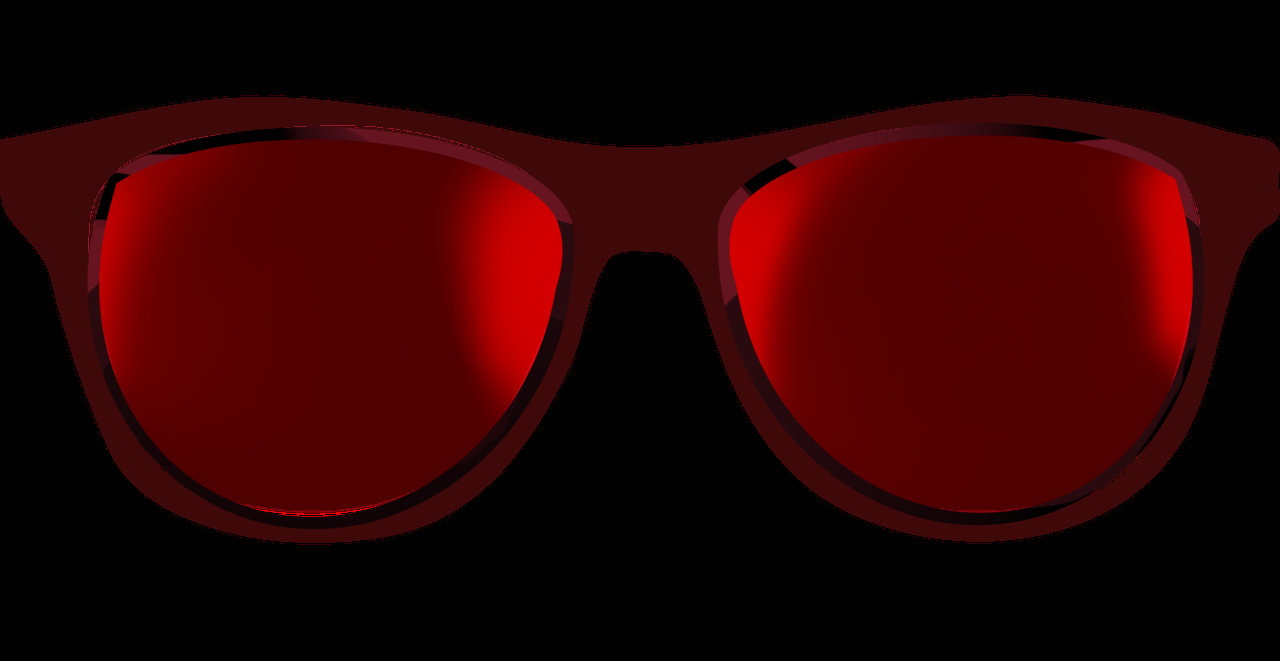
#> input picture VIVIER_RANDRIAMITANDRINA_Projet/sunglasses.png, 1280 x 661 px
$ python test_lunnette.py
#> lines starting #> are read from the running program, lines starting #| are printed output that depends on the picture
import cv2
import numpy as np

# Charger les images
sunglasses = cv2.imread('sunglasses.png')
#> sunglasses is the input picture: shape (661, 1280, 3); mean B, G, R 1.8, 1.5, 43.3
alpha_sunglasses = cv2.imread('alpha_sunglasses.png')
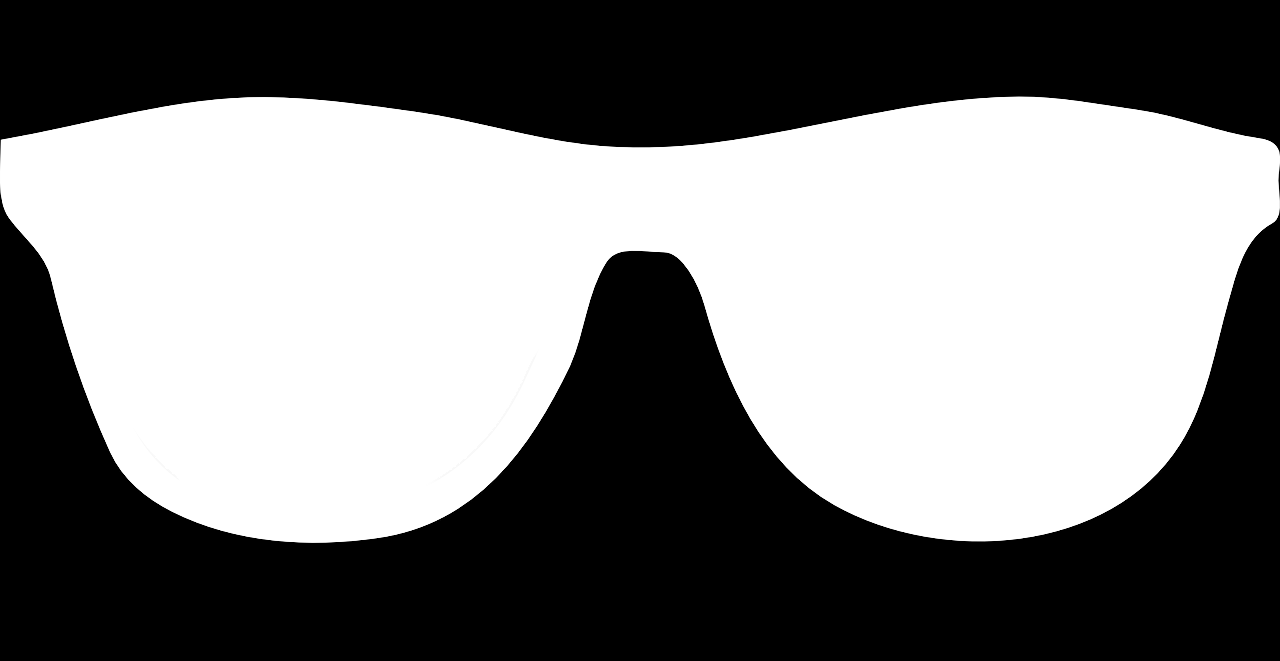
#> input picture VIVIER_RANDRIAMITANDRINA_Projet/alpha_sunglasses.png, 1280 x 661 px
#> alpha_sunglasses is the input picture: shape (661, 1280, 3); min 0, max 255, mean 126.6

# Initialiser la capture vidéo
cap = cv2.VideoCapture(0)

while cap.isOpened():
    ret, frame = cap.read()
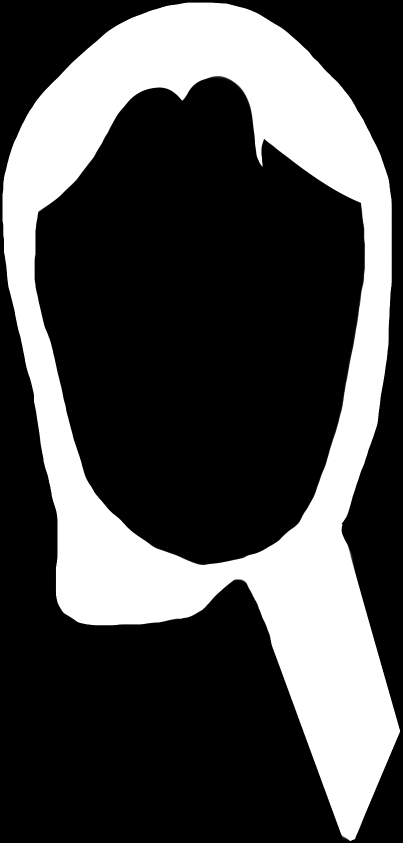
#> input picture VIVIER_RANDRIAMITANDRINA_Projet/alpha_scarf.PNG, 805 x 1685 px, given in place of the camera (shown at 1/2 size)
#> frame is the input picture: shape (1685, 805, 3); mean B, G, R 74, 74, 74
    # if frame is read correctly ret is True
    if not ret:
        print("Can't receive frame (stream end?). Exiting ...")
        break

    # Convertir en niveaux de gris
    p1 = frame
    p1_gray = cv2.cvtColor(p1, cv2.COLOR_BGR2GRAY)

    # Détection des visages
    face_cascade = cv2.CascadeClassifier('haarcascade_frontalface_alt.xml')
    eyes_cascade = cv2.CascadeClassifier('haarcascade_eye_tree_eyeglasses.xml')
    faces = face_cascade.detectMultiScale(p1_gray, 1.04, 10)
#> faces = ()

    for (x, y, w, h) in faces:
        partie_supérieur_du_visage = int(y+h*3/5)
        faceROI_gray = p1_gray[y:partie_supérieur_du_visage, x:x+w]
        faceROI_rgb = p1[y:y+h, x:x+w]

        # Détection des yeux
        eyes = eyes_cascade.detectMultiScale(faceROI_gray, 1.02, 10)
        for (x1,y1,w1,h1) in eyes:
            faceROI_rgb = cv2.ellipse(faceROI_rgb, (x1 + int(w1*0.5), y1 + int(h1*0.5)), (int(w1*0.5),int(h1*0.5)), 0,0,360,(255, 0, 0), 4)
        p1[y:y+h,x:x+w] = faceROI_rgb

        # Si on détecte 2 yeux
        if len(eyes) == 2:
            # Largeur et hauteur des lunettes
            #width_sunglasses = abs( (eyes[1, 0] + eyes[1, 2]) - eyes[0, 0])
            position_x_de_l_oeil_A = eyes[0,0] - int(eyes[0,2]/2)
            position_x_de_l_oeil_B = eyes[1,0] - int(eyes[1,2]/2)
            position_x_minimum = min(position_x_de_l_oeil_A,position_x_de_l_oeil_B)

            position_y_de_l_oeil_A = eyes[0,1] - int(eyes[0,3]/2)
            position_y_de_l_oeil_B = eyes[1,1] - int(eyes[1,3]/2)
            position_y_minimum = min(position_x_de_l_oeil_A,position_x_de_l_oeil_B)

            if(position_x_de_l_oeil_A == position_x_minimum) :
                position_x_de_l_oeil_B = eyes[1,0] + int(eyes[1,2]/2)
            else :
                position_x_de_l_oeil_A = eyes[0,0] + int(eyes[0,2]/2)

            if(position_y_de_l_oeil_A == position_y_minimum) :
                position_y_de_l_oeil_B = eyes[1,1] + int(eyes[1,3]/2)
            else :
                position_y_de_l_oeil_A = eyes[0,1] + int(eyes[0,3]/2)
            width_sunglasses = abs(position_x_de_l_oeil_B - position_x_de_l_oeil_A)
            height_sunglasses = abs(position_y_de_l_oeil_B - position_y_de_l_oeil_A)
            # Redimenssion des lunettes
            scale_factor = 1.5
            width_sunglasses = int(width_sunglasses * scale_factor)
            height_sunglasses = int(height_sunglasses * scale_factor)
            if height_sunglasses != 0 and width_sunglasses != 0 :
                # On redimensionne les lunettes
                sunglasses_resize = cv2.resize(sunglasses, (width_sunglasses, height_sunglasses),1,1)
                # On redimensionne aussi le masque alpha des lunettes
                alpha_sunglasses_resize = cv2.resize(alpha_sunglasses, (width_sunglasses, height_sunglasses),1,1)
                # Calcul du centre des yeux
                center_x = int((eyes[0, 0] + eyes[1, 0] + eyes[0, 2] + eyes[1, 2]) / 2)
                center_y = int((eyes[0, 1] + eyes[1, 1] + eyes[0, 3] + eyes[1, 3]) / 2)
                # Calcul des décalages vertical et horizontal
                offset_x = int(width_sunglasses * 0.12)  # Ajustez la valeur selon votre besoin
                offset_y = int(height_sunglasses * 0.2)  # Ajustez la valeur selon votre besoin
                # Positions de départ des lunettes
                debut_x = center_x - int(width_sunglasses / 2) - offset_x
                debut_y = center_y - int(height_sunglasses / 2) - offset_y
                #________Dans cette boucle, j'enlève le fond noir de l'image lunettes grâce au masque alpha_________
                for i in range(0,sunglasses_resize.shape[0]) :
                    for j in range(0, sunglasses_resize.shape[1]) :
                        if alpha_sunglasses_resize[i,j,0] != 0 :
                            p1[i+debut_y+y,j+debut_x+x] = sunglasses_resize[i,j]
#> this loop made 0 passes
    # Copier la partie traitée vers la trame
    frame = p1
    cv2.imshow('frame', frame)

    if cv2.waitKey(1) == ord('q'):
#> (key q is pressed here)
        break

cap.release()
cv2.destroyAllWindows()
